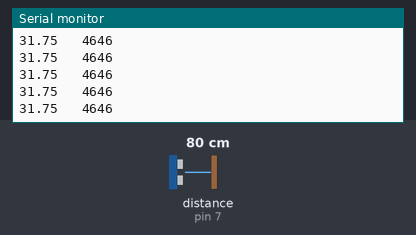
A sketch run on a simulated Arduino Uno, built with avr-gcc and run on an emulated ATmega328P. On the bench: the last lines printed to the serial monitor. Wiring (inferred from the names in the program): ultrasonic range finder: trigger pin 8; echo pin 7. The inputs (shaded band) are chosen by the test bench; at power-on: distance to the obstacle (sensor on pin 7) 80 cm. The echo pulse lasts 58.3 µs per cm.

Above: at 1.2 s.
1.3 s: distance to the obstacle (sensor on pin 7) set to 2 cm
At 1.35 s:
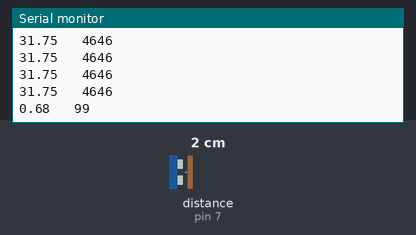
2.8 s: distance to the obstacle (sensor on pin 7) set to 4 cm
At 2.84 s:
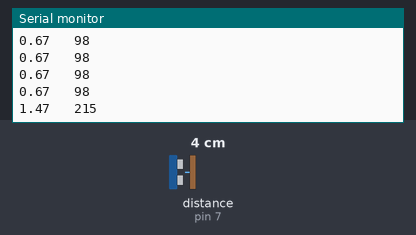
4.3 s: distance to the obstacle (sensor on pin 7) set to 18 cm
At 4.33 s:
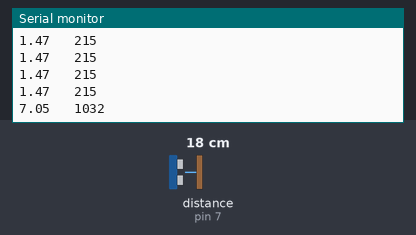
Timing chart, 0 to 7.3 s (numbered marks = the images above; inputs shaded):
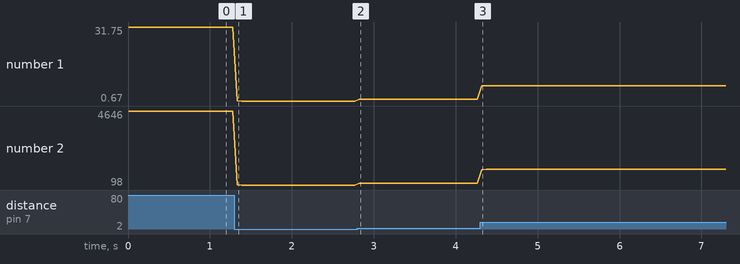

The sketch:

Ultrasonic_Tests.ino
```cpp
/*
 * Ultra Sonic Distance Sensor Test
 * Slightly modified for use with the Keyes L-298P Shield
 * by LeRoy Miller Dec 2017
 *
 * Use the Serial Console to verify your ultra sonic sensor is
 * working.
 *
 */

#define PINGT 8 //D8 yellow connector
#define PINGR 7 //D7 yellow connector

float pingTime;  //time for ping to travel from sensor to target and return
float targetDistance; //Distance to Target in inches
float speedOfSound=776.5; //Speed of sound in miles per hour when temp is 77 degrees.
const int DURATION_PER_INCH = 550; //The approximate duration in microseconds of the echo for an object one inch away.
unsigned long echoDuration = 0; //Used to store the duration of the echo in microseconds

void setup(){
  Serial.begin(9600);
}


void loop(){
  pinMode(PINGT,OUTPUT);
  digitalWrite(PINGT, LOW);
  delayMicroseconds(2000);
  digitalWrite(PINGT, HIGH); //Send voltage to the trigger pin to begin the ultrasound pusle
  delayMicroseconds(15); //Pause the program for 10 microseconds (to produce a 10 microsecond pulse)
  digitalWrite(PINGT, LOW); //Stop sendig voltage to the trigger pin, ending the pulse
  delayMicroseconds(10);
  pinMode(PINGR,INPUT);
  echoDuration = pulseIn(PINGR, HIGH); //Get the duration of the echo coming back in microseconds
  pingTime = echoDuration;
  pingTime=pingTime/1000000; //convert pingTime to seconds by dividing by 1000000 (microseconds in a second)
  pingTime=pingTime/3600; //convert pingtime to hourse by dividing by 3600 (seconds in an hour)
  targetDistance= speedOfSound * pingTime;  //This will be in miles, since speed of sound was miles per hour
  targetDistance=targetDistance/2; //Remember ping travels to target and back from target, so you must divide by 2 for actual target distance.
  targetDistance= targetDistance*63360;    //Convert miles to inches by multipling by 63360 (inches per mile)

  Serial.print(targetDistance);
  Serial.print("   ");
  Serial.println(echoDuration);
  delay(50);
}
```

Measured:
- after the input at 1.3 s, the serial monitor: prints a new line at once (image 1)
- after the input at 2.8 s, the serial monitor: prints a new line at once (image 2)
- after the input at 4.3 s, the serial monitor: prints a new line at once (image 3)
- plotted number 1: 31.75 → 0.67 after the input at 1.3 s, 0.67 → 1.47 after the input at 2.8 s, 1.47 → 7.18 after the input at 4.3 s
- plotted number 2: 4646 → 98 after the input at 1.3 s, 98 → 215 after the input at 2.8 s, 215 → 1051 after the input at 4.3 s
